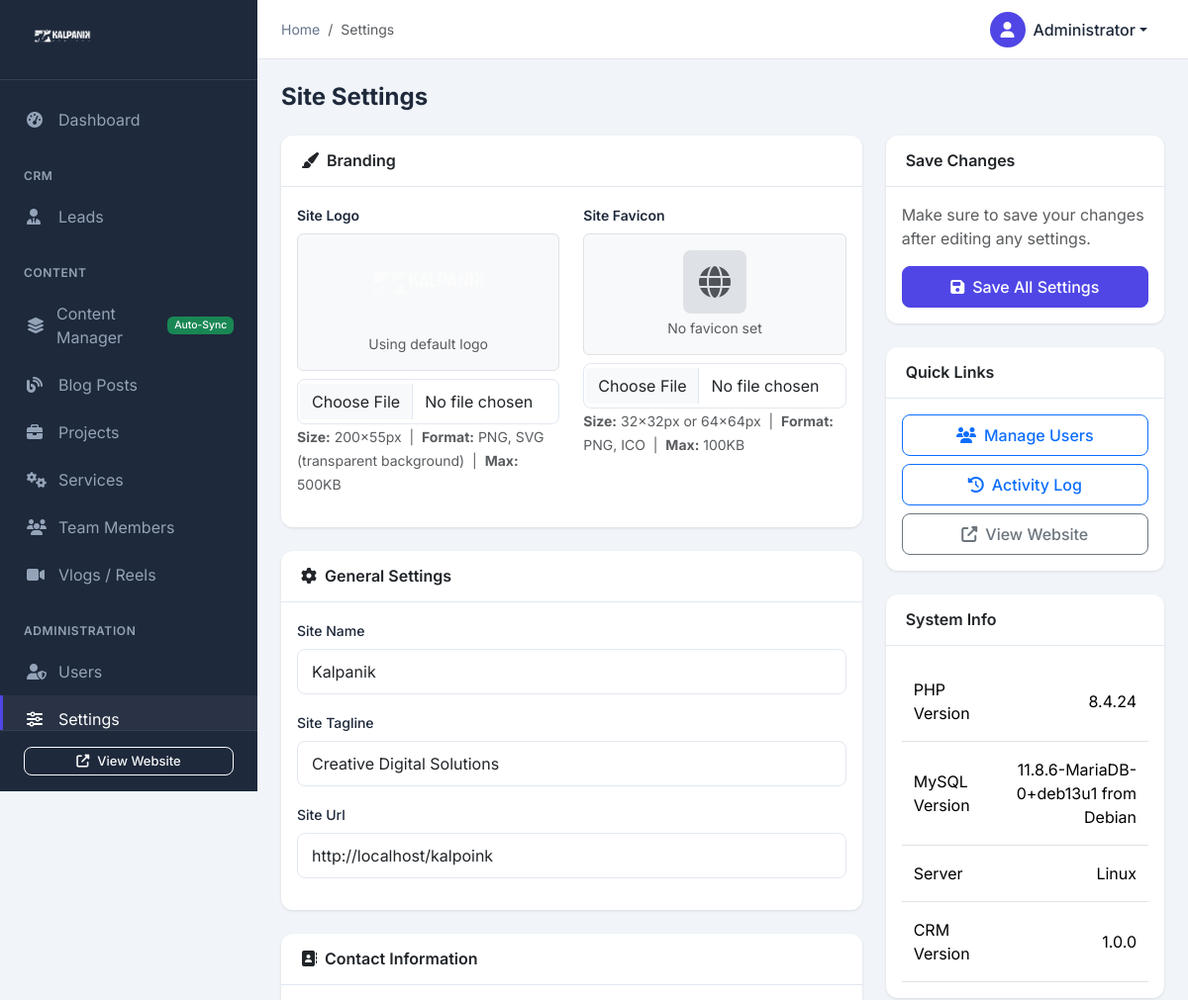
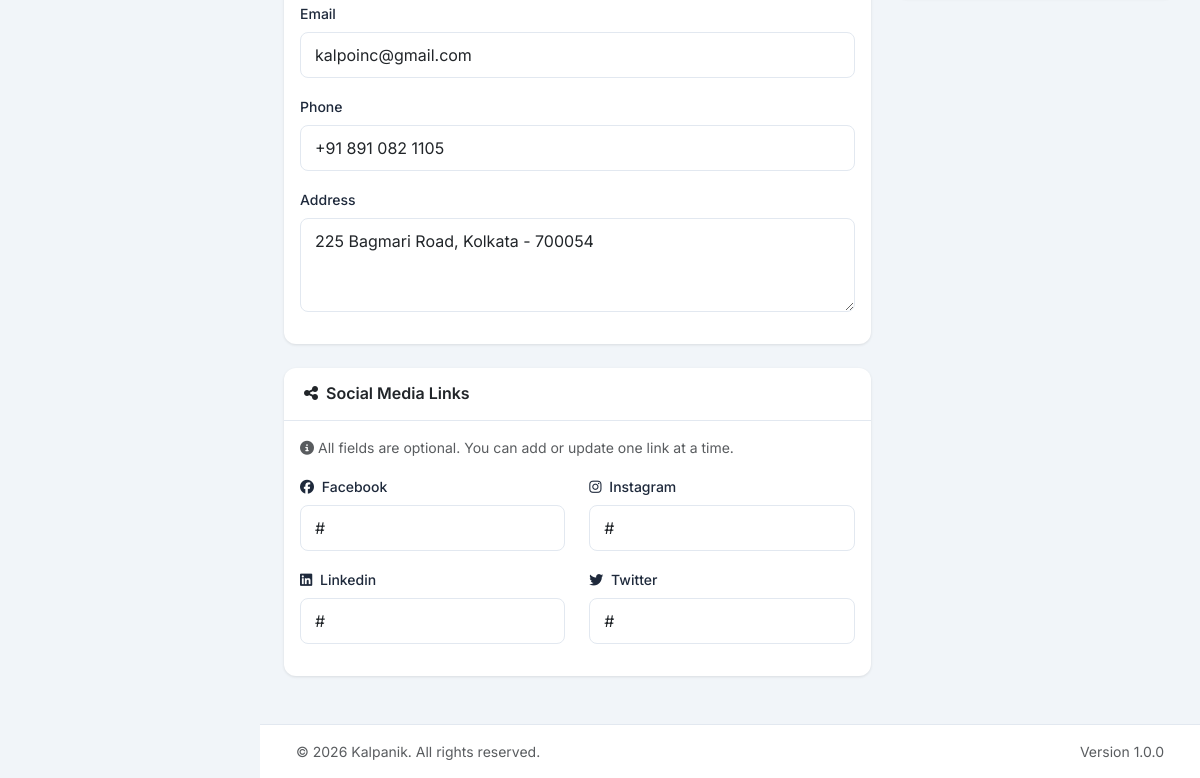
Screenshot of /admin/settings.php (signed in) with the database file from the repository (2 pictures, top to bottom).
### tables this page shows
CREATE TABLE IF NOT EXISTS users (
    id INT AUTO_INCREMENT PRIMARY KEY,
    username VARCHAR(50) NOT NULL UNIQUE,
    email VARCHAR(100) NOT NULL UNIQUE,
    password VARCHAR(255) NOT NULL,
    full_name VARCHAR(100) NOT NULL,
    role ENUM('admin', 'editor', 'viewer') DEFAULT 'editor',
    avatar VARCHAR(255) DEFAULT NULL,
    is_active TINYINT(1) DEFAULT 1,
    last_login DATETIME DEFAULT NULL,
    created_at TIMESTAMP DEFAULT CURRENT_TIMESTAMP,
    updated_at TIMESTAMP DEFAULT CURRENT_TIMESTAMP ON UPDATE CURRENT_TIMESTAMP
);

CREATE TABLE IF NOT EXISTS settings (
    id INT AUTO_INCREMENT PRIMARY KEY,
    setting_key VARCHAR(100) NOT NULL UNIQUE,
    setting_value TEXT DEFAULT NULL,
    setting_type ENUM('text', 'textarea', 'number', 'boolean', 'json') DEFAULT 'text',
    category VARCHAR(50) DEFAULT 'general',
    created_at TIMESTAMP DEFAULT CURRENT_TIMESTAMP,
    updated_at TIMESTAMP DEFAULT CURRENT_TIMESTAMP ON UPDATE CURRENT_TIMESTAMP
);

### admin/settings.php (the view, shortened to what the rows shown need)
<?php
require_once __DIR__ . '/config/auth.php';
require_once __DIR__ . '/includes/header.php';
$stmt = $db->query("SELECT * FROM settings ORDER BY category, id");
$allSettings = $stmt->fetchAll();
$settings = [];
foreach ($allSettings as $setting) {
    $settings[$setting['category']][] = $setting;
}
?>
<div class="page-header">
    <h1 class="page-title">Site Settings</h1>
</div>
<form method="POST" action="settings.php" enctype="multipart/form-data">
    <div class="row">
        <div class="col-lg-8">
            <div class="card">
                <div class="card-body">
                    <?php if (isset($settings['general'])): ?>
                    <?php foreach ($settings['general'] as $setting): ?>
                    <div class="mb-3">
                        <label for="<?php echo $setting['setting_key']; ?>" class="form-label">
                            <?php echo ucwords(str_replace('_', ' ', $setting['setting_key'])); ?>
                        </label>
                        <?php if ($setting['setting_type'] === 'textarea'): ?>
                        <textarea class="form-control" id="<?php echo $setting['setting_key']; ?>"
                                  name="settings[<?php echo $setting['setting_key']; ?>]" rows="3"><?php echo htmlspecialchars($setting['setting_value']); ?></textarea>
                        <?php else: ?>
                        <input type="text" class="form-control" id="<?php echo $setting['setting_key']; ?>"
                               name="settings[<?php echo $setting['setting_key']; ?>]"
                               value="<?php echo htmlspecialchars($setting['setting_value']); ?>">
                        <?php endif; ?>
                    </div>
                    <?php endforeach; ?>
                    <?php endif; ?>
                </div>
            </div>
            <div class="card">
                <div class="card-body">
                    <?php if (isset($settings['contact'])): ?>
                    <?php foreach ($settings['contact'] as $setting): ?>
                    <div class="mb-3">
                        <label for="<?php echo $setting['setting_key']; ?>" class="form-label">
                            <?php echo ucwords(str_replace(['contact_', '_'], ['', ' '], $setting['setting_key'])); ?>
                        </label>
                        <?php if ($setting['setting_type'] === 'textarea'): ?>
                        <textarea class="form-control" id="<?php echo $setting['setting_key']; ?>"
                                  name="settings[<?php echo $setting['setting_key']; ?>]" rows="3"><?php echo htmlspecialchars($setting['setting_value']); ?></textarea>
                        <?php else: ?>
                        <input type="text" class="form-control" id="<?php echo $setting['setting_key']; ?>"
                               name="settings[<?php echo $setting['setting_key']; ?>]"
                               value="<?php echo htmlspecialchars($setting['setting_value']); ?>">
                        <?php endif; ?>
                    </div>
                    <?php endforeach; ?>
                    <?php endif; ?>
                </div>
            </div>
            <div class="card">
                <div class="card-body">
                    <?php if (isset($settings['social'])): ?>
                    <div class="row">
                    <?php foreach ($settings['social'] as $setting): ?>
                    <div class="col-md-6 mb-3">
                        <label for="<?php echo $setting['setting_key']; ?>" class="form-label">
                            <i class="fab fa-<?php echo str_replace('social_', '', $setting['setting_key']); ?> me-1"></i>
                            <?php echo ucwords(str_replace(['social_', '_'], ['', ' '], $setting['setting_key'])); ?>
                        </label>
                        <input type="text" class="form-control" id="<?php echo $setting['setting_key']; ?>"
                               name="settings[<?php echo $setting['setting_key']; ?>]"
                               placeholder="https://..."
                               value="<?php echo htmlspecialchars($setting['setting_value']); ?>">
                    </div>
                    <?php endforeach; ?>
                    </div>
                    <?php endif; ?>
                </div>
            </div>
        </div>
    </div>
</form>
<?php require_once __DIR__ . '/includes/footer.php'; ?>

### admin/includes/header.php (shortened to what the rows shown need)
<?php
require_once __DIR__ . '/../config/auth.php';
$currentUser = getCurrentUser();
?>
<!DOCTYPE html>
<html lang="en">
<head>
    <link href="https://cdn.jsdelivr.net/npm/bootstrap@5.3.2/dist/css/bootstrap.min.css" rel="stylesheet">
    <link rel="stylesheet" href="https://cdnjs.cloudflare.com/ajax/libs/font-awesome/6.5.1/css/all.min.css">
    <link href="https://cdn.datatables.net/1.13.7/css/dataTables.bootstrap5.min.css" rel="stylesheet">
    <link rel="stylesheet" href="<?php echo getAdminUrl('assets/css/admin.css'); ?>">
</head>
<body>
    <div class="main-content" id="mainContent">
        <nav class="topbar">
            <div class="topbar-right">
                <div class="dropdown">
                    <button class="btn btn-link dropdown-toggle user-dropdown" type="button" data-bs-toggle="dropdown">
                        <div class="user-avatar">
                            <?php if ($currentUser['avatar']): ?>
                                <img src="<?php echo $currentUser['avatar']; ?>" alt="Avatar">
                            <?php else: ?>
                                <i class="fas fa-user"></i>
                            <?php endif; ?>
                        </div>
                        <span class="d-none d-md-inline"><?php echo htmlspecialchars($currentUser['full_name']); ?></span>
                    </button>
                </div>
            </div>
        </nav>
        <div class="content-wrapper">

### rows the page displays
users: full_name "Administrator"
settings: setting_key "Site Name", setting_value "Kalpanik"
settings: setting_key "Site Tagline", setting_value "Creative Digital Solutions"
settings: setting_key "Site Url", setting_value "http://localhost/kalpoink"
settings: setting_key "Email", setting_value "kalpoinc@gmail.com"
settings: setting_key "Phone", setting_value "+91 891 082 1105"
settings: setting_key "Address", setting_key+setting_value "225 Bagmari Road, Kolkata - 700054"
settings: setting_key "Facebook", setting_value "#"
settings: setting_key "Instagram", setting_value "#"
settings: setting_key "Linkedin", setting_value "#"
settings: setting_key "Twitter", setting_value "#"

### other values shown
$page_title "Settings"
phpversion() "8.4.24"
$db->query("SELECT VERSION()")->fetchColumn() "11.8.6-MariaDB-0+deb13u1 from Debian"
php_uname('s') "Linux"
